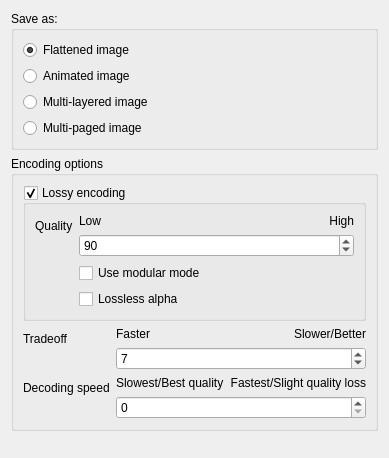
     <widget class="QWidget" name="general">
      <attribute name="title">
       <string>General</string>
      </attribute>
      <layout class="QFormLayout" name="formLayout_10">
       <item row="0" column="0" colspan="2">
        <widget class="QGroupBox" name="groupBox">
         <property name="title">
          <string>Save as:</string>
         </property>
         <layout class="QVBoxLayout" name="verticalLayout_6">
          <item>
           <widget class="QRadioButton" name="flattenLayers">
            <property name="text">
             <string>Flattened image</string>
            </property>
            <property name="checked">
             <bool>true</bool>
            </property>
           </widget>
          </item>
          <item>
           <widget class="QRadioButton" name="haveAnimation">
            <property name="text">
             <string>Animated image</string>
            </property>
           </widget>
          </item>
          <item>
           <widget class="QRadioButton" name="multiLayer">
            <property name="text">
             <string>Multi-layered image</string>
            </property>
           </widget>
          </item>
          <item>
           <widget class="QRadioButton" name="multiPage">
            <property name="text">
             <string>Multi-paged image</string>
            </property>
           </widget>
          </item>
         </layout>
        </widget>
       </item>
       <item row="1" column="0" colspan="2">
        <widget class="QGroupBox" name="groupBox_2">
         <property name="title">
          <string>Encoding options</string>
         </property>
         <layout class="QFormLayout" name="formLayout_8">
          <item row="0" column="0" colspan="2">
           <widget class="QGroupBox" name="lossyEncoding">
            <property name="enabled">
             <bool>true</bool>
            </property>
            <property name="toolTip">
             <string>If this is not enabled, the image will be saved losslessly.</string>
            </property>
            <property name="title">
             <string>Lossy encoding</string>
            </property>
            <property name="checkable">
             <bool>true</bool>
            </property>
            <layout class="QFormLayout" name="formLayout_6">
             <item row="0" column="0">
              <widget class="QLabel" name="lblQuality">
               <property name="text">
                <string>Quality</string>
               </property>
              </widget>
             </item>
             <item row="0" column="1">
              <layout class="QGridLayout" name="gridLayout_qual">
               <item row="0" column="1">
                <widget class="QLabel" name="lblHighQual">
                 <property name="text">
                  <string>High</string>
                 </property>
                 <property name="alignment">
                  <set>Qt::AlignmentFlag::AlignRight|Qt::AlignmentFlag::AlignTrailing|Qt::AlignmentFlag::AlignVCenter</set>
                 </property>
                </widget>
               </item>
               <item row="1" column="0" colspan="2">
                <widget class="KisSliderSpinBox" name="lossyQuality">
                 <property name="enabled">
                  <bool>true</bool>
                 </property>
                 <property name="toolTip">
                  <string>Set the lossy quality of JPEG-XL export.
Default: 90 (visually lossless).</string>
                 </property>
                 <property name="minimum">
                  <number>0</number>
                 </property>
                 <property name="maximum">
                  <number>100</number>
                 </property>
                 <property name="value">
                  <number>90</number>
                 </property>
                </widget>
               </item>
               <item row="0" column="0">
                <widget class="QLabel" name="lblLowQual">
                 <property name="text">
                  <string>Low</string>
                 </property>
                </widget>
               </item>
              </layout>
             </item>
             <item row="1" column="1">
              <widget class="QCheckBox" name="forceModular">
               <property name="toolTip">
                <string>Use modular encoding instead of default VarDCT for lossy compression
(e.g. for non-photographic images).
Default: disabled.</string>
               </property>
               <property name="text">
                <string>Use modular mode</string>
               </property>
              </widget>
             </item>
             <item row="2" column="1">
              <widget class="QCheckBox" name="losslessAlpha">
               <property name="toolTip">
                <string>&lt;html&gt;&lt;head/&gt;&lt;body&gt;&lt;p&gt;If enabled, this will set alpha channel (transparency) to lossless. Useful to reduce transparency artifact on lossy export.&lt;/p&gt;&lt;/body&gt;&lt;/html&gt;</string>
               </property>
               <property name="text">
                <string>Lossless alpha</string>
               </property>
              </widget>
             </item>
            </layout>
           </widget>
          </item>
          <item row="1" column="0">
           <widget class="QLabel" name="lblTradeoff">
            <property name="text">
             <string>Tradeoff</string>
            </property>
           </widget>
          </item>
          <item row="1" column="1">
           <layout class="QGridLayout" name="gridLayout_3">
            <item row="0" column="0">
             <widget class="QLabel" name="lblFaster">
              <property name="text">
               <string>Faster</string>
              </property>
             </widget>
            </item>
            <item row="0" column="1">
             <widget class="QLabel" name="lblSlowerBetter">
              <property name="text">
               <string>Slower/Better</string>
              </property>
              <property name="alignment">
               <set>Qt::AlignmentFlag::AlignRight|Qt::AlignmentFlag::AlignTrailing|Qt::AlignmentFlag::AlignVCenter</set>
              </property>
             </widget>
            </item>
            <item row="1" column="0" colspan="2">
             <widget class="KisSliderSpinBox" name="effort">
              <property name="toolTip">
               <string>Sets encoder effort/speed level without affecting decoding speed.
Valid values are, from faster to slower speed: 1:lightning 2:thunder 3:falcon 4:cheetah 5:hare 6:wombat 7:squirrel 8:kitten 9:tortoise.
Default: squirrel (7).</string>
              </property>
              <property name="minimum">
               <number>1</number>
              </property>
              <property name="maximum">
               <number>9</number>
              </property>
              <property name="value">
               <number>7</number>
              </property>
             </widget>
            </item>
           </layout>
          </item>
          <item row="2" column="0">
           <widget class="QLabel" name="label_2">
            <property name="text">
             <string>Decoding speed</string>
            </property>
           </widget>
          </item>
          <item row="2" column="1">
           <layout class="QGridLayout" name="gridLayout_4">
            <item row="0" column="0">
             <widget class="QLabel" name="lblSlowest">
              <property name="text">
               <string>Slowest/Best quality</string>
              </property>
             </widget>
            </item>
            <item row="0" column="1">
             <widget class="QLabel" name="lblSlowerBetter2">
              <property name="text">
               <string>Fastest/Slight quality loss</string>
              </property>
              <property name="alignment">
               <set>Qt::AlignmentFlag::AlignRight|Qt::AlignmentFlag::AlignTrailing|Qt::AlignmentFlag::AlignVCenter</set>
              </property>
             </widget>
            </item>
            <item row="1" column="0" colspan="2">
             <widget class="KisSliderSpinBox" name="decodingSpeed">
              <property name="toolTip">
               <string>Sets the decoding speed tier for the provided options.
Minimum is 0 (slowest to decode, best quality/density), and maximum is 4 (fastest to decode, at the cost of some quality/density).
Default is 0.</string>
              </property>
              <property name="maximum">
               <number>4</number>
              </property>
              <property name="value">
               <number>0</number>
              </property>
             </widget>
            </item>
           </layout>
          </item>
         </layout>
        </widget>
       </item>
       <item row="3" column="0">
        <spacer name="verticalSpacer">
         <property name="orientation">
          <enum>Qt::Orientation::Vertical</enum>
         </property>
         <property name="sizeHint" stdset="0">
          <size>
           <width>17</width>
           <height>10</height>
          </size>
         </property>
        </spacer>
       </item>
      </layout>
     </widget>
